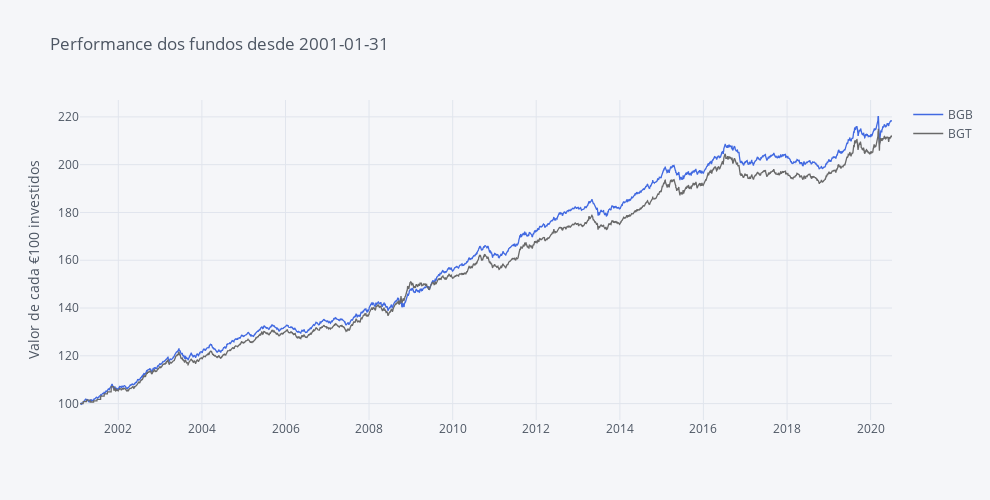

The code cell stored with this chart in its notebook:
### Markdown cell above
**Dica:** A interactividade dos gráficos da plotly permite:

    . Zoom (mantenham o clique e arrastem o cursor em simultâneo, em cima do gráfico);
    . Tem uma lista de opções que aparece se forem com o cursor ao canto superior direito;
    . Façam duplo clique no gráfico ou seleccionem a opção Autoscale/Reset Axes para voltar ao normal;
    . Alterem a opção de 'Compare data on hoover' para 'Show closest data on hoover' se vos for mais conveniente;
    . Se clicarem num nome na legenda esse fundo desaparece (clicando de novo ele volta a apetecer).

### Code cell
# Making Color Palette
Palette = ['rgb(255, 153, 51)',     # 1 - orange
            'royalblue',            # 2 - Royalblue
            '#708090',              # 3 - Grey
            'rgb(128, 0, 128)',     # 4 - Indigo
            'rgb(219, 64, 82)',     # 5 - Red
            'rgb(0, 128, 128)',     # 6 - Teal
            '#191970',              # 7 - Navy
            'rgb(128, 128, 0)',     # 8 - Olive
            '#00BFFF',              # 9 - Water Blue
            'rgb(128, 177, 211)']   # 10 - 

fundos.iplot(title='Performance dos fundos desde ' + Begin, yTitle='Valor de cada €100 investidos', color=['royalblue', 'dimgrey'], dimensions=dimensions)

### Figure 1 — Plotly figure (JSON) as saved in the notebook; plotly's stock layout.template omitted (floating-point values rounded to 4 significant figures; data arrays with more than 128 entries replaced by an {"elided": "..."} marker saying what was removed)
{"data": [{"line": {"color": "rgba(65, 105, 225, 1.0)", "dash": "solid", "shape": "linear", "width": 1.3}, "mode": "lines", "name": "BGB", "text": "", "type": "scatter", "x": {"elided": "7192 str values"}, "y": {"elided": "7192 float values"}}, {"line": {"color": "rgba(105, 105, 105, 1.0)", "dash": "solid", "shape": "linear", "width": 1.3}, "mode": "lines", "name": "BGT", "text": "", "type": "scatter", "x": {"elided": "7192 str values"}, "y": {"elided": "7192 float values"}}], "layout": {"height": 500, "legend": {"bgcolor": "#F5F6F9", "font": {"color": "#4D5663"}}, "paper_bgcolor": "#F5F6F9", "plot_bgcolor": "#F5F6F9", "title": {"font": {"color": "#4D5663"}, "text": "Performance dos fundos desde 2001-01-31"}, "width": 990, "xaxis": {"autorange": true, "gridcolor": "#E1E5ED", "range": ["2001-01-31", "2020-07-06"], "showgrid": true, "tickfont": {"color": "#4D5663"}, "title": {"font": {"color": "#4D5663"}, "text": ""}, "type": "date", "zerolinecolor": "#E1E5ED"}, "yaxis": {"autorange": true, "gridcolor": "#E1E5ED", "range": [93.13, 227.1], "showgrid": true, "tickfont": {"color": "#4D5663"}, "title": {"font": {"color": "#4D5663"}, "text": "Valor de cada €100 investidos"}, "type": "linear", "zerolinecolor": "#E1E5ED"}}}
